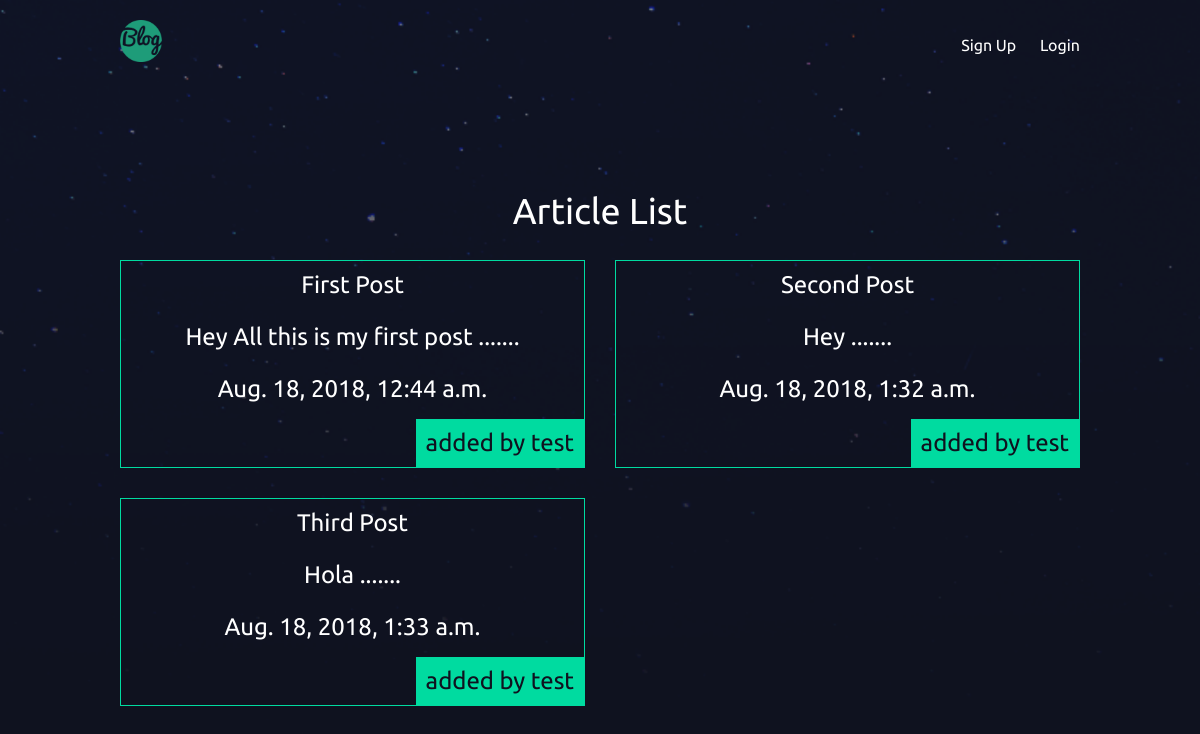
The page / on the database its author committed.
### articles/models.py (models this page shows, shortened)
class Article(models.Model):
    title = models.CharField(max_length=100)
    slug = models.SlugField()
    body = models.TextField()
    date = models.DateTimeField(auto_now_add=True)
    thumb = models.ImageField(default='default.png',blank=True)
    author = models.ForeignKey(User,default=None,on_delete=models.CASCADE)
    def snippet(self):
        return self.body[:100]+' .......'

### articles/views.py (the view)
# urls.py: url(r'^$',views.article_list,name='list'),
def article_list(request):
    articles = Article.objects.all().order_by('date')
    return render(request,'articles/article_list.html',{'articles':articles})

### articles/templates/articles/article_list.html
{% extends 'base_layout.html' %}
{% block content %}
  <h2>Article List</h2>
  <br>
  <div class="articles">
    {% for article in articles %}
      <div class="article">
      <h2> <a href="{% url 'articles:detail' slug=article.slug %}">{{ article.title }}</a> </h2>
        <p>{{ article.snippet }}</p>
        <p>{{ article.date }}</p>
        <p class="author">added by {{ article.author.username }} </p>
      </div>
    {% endfor %}
  </div>
{% endblock %}

### templates/base_layout.html (shortened to what this page needs)
{% load staticfiles %}
<!DOCTYPE html>
<html lang="en" dir="ltr">
  <head>
    <link rel="stylesheet" href="{% static 'style.css'%}">
  </head>
  <body>
    <header class="wrapper">
      <h1> <a href="{% url 'home' %}"> <img src="{% static 'article_logo.png'%}" alt="" width="42" height="42"> </a> </h1>
      <nav>
        <ul>
          {% if user.is_authenticated %}
          <li>
            <form class="logout-link" action="{% url 'accounts:logout' %}" method="post">
              {% csrf_token %}
              <button type="submit">Logout</button>
            </form>
          </li>
          <li>
            <a href="{% url 'articles:create' %}" class="hightlight">New Article</a>
          </li>
          {% else %}
            <li>
              <a href="{% url 'accounts:signup' %}">Sign Up</a>
            </li>
            <li>
              <a href="{% url 'accounts:login' %}">Login</a>
            </li>
          {% endif %}
        </ul>
      </nav>
    </header>
    <div class="wrapper">
      {% block content %}
      {% endblock %}
    </div>
  </body>
</html>

### assets/style.css (style rules this page uses)
body, html { background-image: url(bg.png); height: 100%; background-position: center; background-repeat: no-repeat scroll center top;; background-size: cover; margin: 0; color:#fff; }
body * { font-family: Ubuntu; }
h1,h2,h3,h4,h5 { font-weight: normal; margin: 0; }
a,a:hover,a:visited { color: #fff; text-decoration: none; }
.wrapper { max-width: 960px; margin: 0 auto; }
div.wrapper { text-align: center; margin: 100px auto; font-size: 1.5em; }
header { display: grid; grid-template-columns: 1fr 1fr; padding: 20px 0; }
nav { justify-self: end; }
nav li { display: inline-block; margin-left: 20px; }
.articles { display: grid; grid-template-columns: 1fr 1fr; grid-gap: 30px; }
.article { padding: 10px; border: 1px solid #00dba0; position: relative; padding-bottom: 40px; }
.article h2 { font-size: 1em; }
.article .author { padding: 10px; background: #00dba0; position: absolute; right: 0; bottom: 0; margin: 0; color: #0f121f; }

### rows shown on the page
Article: title "First Post", snippet "Hey All this is my first post .......", date "Aug. 18, 2018, 12:44 a.m.", author.username "test"
Article: title "Second Post", snippet "Hey .......", date "Aug. 18, 2018, 1:32 a.m.", author.username "test"
Article: title "Third Post", snippet "Hola .......", date "Aug. 18, 2018, 1:33 a.m.", author.username "test"
